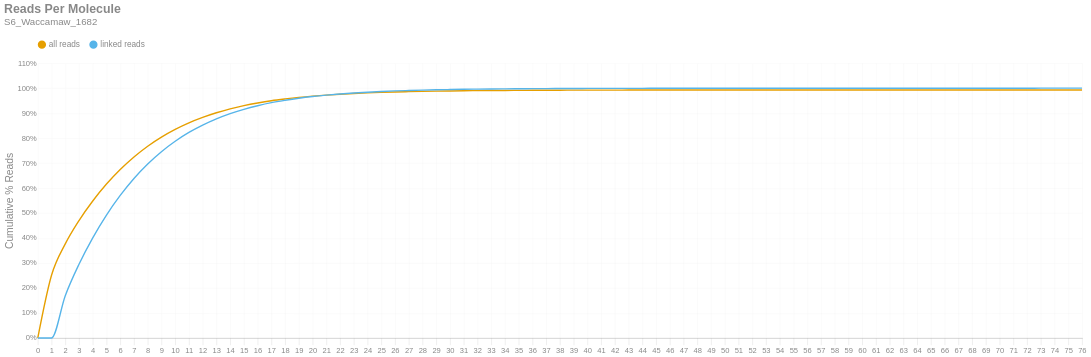

Notebook cell for this chart:
### Markdown cell above
### Reads per Molecule
This chart shows the cumulative distribution of the number of reads per linked molecule. That is, how many alignments are associated with a unique molecule. This excludes the number of reads associated with invalid or absent linked-read barcodes. The `linked` histogram is the percentages recalculated when disregarding singletons.

### Code cell
if SKIPLR:
    print_html(f"Skipped")
else:
    counts = np.bincount(valids['reads'].cast(pl.Int64).to_numpy())
    weighted = counts * np.arange(len(counts))
    all_perc = weighted / n_reads
    linked_perc = weighted / n_linked_reads
    linked_perc[1] = 0
    binned_df = pl.DataFrame({
        'readsper': list(range(len(counts))),
        'all reads (cumsum)': np.cumsum(all_perc).tolist(),
        'linked reads (cumsum)': np.cumsum(linked_perc).tolist(),
    })

    with SafeRender(binned_df):
        (
            density_plot(binned_df, 'Reads Per Molecule', samplename, 'readspmol')
            .encode(
                x=alt.X('readsper:O', title=None).axis(labelAngle=0).scale(padding=0),
                y=alt.Y('value:Q', title='Cumulative % Reads').axis(format='%').stack(False),
                color=alt.Color("key:N").scale(domain=["all reads", "linked reads"]),
                tooltip=[
                    alt.Tooltip("key:N", title="Data Type"),
                    alt.Tooltip("readsper:O", title="Reads Per Molecule"),
                    alt.Tooltip("value:Q", format=".2%", title="% Reads (Cum.)")
                ]            
            )
        ).display()

### Figure 1 — Vega-Lite specification as saved in the notebook (floating-point values rounded to 4 significant figures)
{"width": "container", "height": 400, "config": {"title": {"anchor": "start", "dy": -15, "fontSize": 18, "color": "#888888", "subtitleColor": "#888888", "subtitleFontSize": 14}, "arc": {"fill": "#0072B2"}, "axis": {"domainColor": "#888888", "domainWidth": 0.5, "gridWidth": 0.2, "grid": false, "titleFontWeight": 400, "titleFontSize": 15, "labelFontSize": 11, "labelColor": "#888888", "tickColor": "#888888", "tickWidth": 0.2, "titleColor": "#888888"}, "axisBand": {"grid": false}, "axisX": {"grid": true, "tickSize": 10, "domainCap": "round"}, "axisY": {"domain": false, "grid": true, "tickSize": 0, "domainCap": "round"}, "background": "transparent", "header": {"labelFontSize": 15, "labelColor": "#888888", "titleFontSize": 15, "titleFontWeight": 600, "titleColor": "#888888"}, "legend": {"labelFont": "sans-serif", "labelFontSize": 12, "labelColor": "#888888", "symbolSize": 100, "symbolType": "circle", "titleFontSize": 12, "titlePadding": 10, "titleColor": "#888888", "title": null, "orient": "top"}, "range": {"category": ["#E69F00", "#56B4E9", "#009E73", "#F0E442", "#0072B2", "#D55E00", "#CC79A7", "#000000"], "diverging": ["#cfe8f3", "#a2d4ec", "#73bfe2", "#46abdb", "#1696d2", "#12719e"]}, "area": {"fill": "#0072B2", "fillOpacity": 0.7, "line": true, "strokeOpacity": 0.7}, "line": {"color": "#0072B2", "stroke": "#0072B2", "strokeWidth": 2}, "trail": {"color": "#0072B2", "stroke": "#0072B2", "strokeWidth": 0, "size": 1}, "point": {"filled": true, "fillOpacity": 1.0, "size": 95}, "text": {"color": "#888888", "fontSize": 11, "align": "right", "fontWeight": 400, "size": 11}, "bar": {"fill": "#0072B2", "stroke": null}, "view": {"stroke": null, "continuousWidth": 660, "continuousHeight": 400}}, "data": {"name": "data-2ca3a72b0b776d6d4944b646d26219ef"}, "mark": {"type": "line", "interpolate": "monotone", "point": {"opacity": 0, "size": 275}}, "encoding": {"color": {"field": "key", "scale": {"domain": ["all reads", "linked reads"]}, "type": "nominal"}, "tooltip": [{"field": "key", "title": "Data Type", "type": "nominal"}, {"field": "readsper", "title": "Reads Per Molecule", "type": "ordinal"}, {"field": "value", "format": ".2%", "title": "% Reads (Cum.)", "type": "quantitative"}], "x": {"axis": {"labelAngle": 0}, "field": "readsper", "scale": {"padding": 0}, "title": null, "type": "ordinal"}, "y": {"axis": {"format": "%"}, "field": "value", "stack": false, "title": "Cumulative % Reads", "type": "quantitative"}}, "params": [{"name": "param_c36ac31b6afebe62", "select": {"type": "point", "fields": ["key"]}, "bind": "legend"}], "title": {"text": "Reads Per Molecule", "subtitle": "S6_Waccamaw_1682"}, "transform": [{"fold": ["all reads (cumsum)", "linked reads (cumsum)"]}, {"calculate": "replace(datum.key, ' (cumsum)', '')", "as": "key"}, {"filter": {"param": "param_c36ac31b6afebe62"}}], "usermeta": {"embedOptions": {"downloadFileName": "S6_Waccamaw_1682.readspmol"}}, "$schema": "https://vega.github.io/schema/vega-lite/v6.1.0.json", "datasets": {"data-2ca3a72b0b776d6d4944b646d26219ef": [{"readsper": 0, "all reads (cumsum)": 0.0, "linked reads (cumsum)": 0.0}, {"readsper": 1, "all reads (cumsum)": 0.251, "linked reads (cumsum)": 0.0}, {"readsper": 2, "all reads (cumsum)": 0.3767, "linked reads (cumsum)": 0.1694}, {"readsper": 3, "all reads (cumsum)": 0.4701, "linked reads (cumsum)": 0.2953}, {"readsper": 4, "all reads (cumsum)": 0.5485, "linked reads (cumsum)": 0.401}, {"readsper": 5, "all reads (cumsum)": 0.6162, "linked reads (cumsum)": 0.4922}, {"readsper": 6, "all reads (cumsum)": 0.6744, "linked reads (cumsum)": 0.5706}, {"readsper": 7, "all reads (cumsum)": 0.7247, "linked reads (cumsum)": 0.6385}, {"readsper": 8, "all reads (cumsum)": 0.7678, "linked reads (cumsum)": 0.6966}, {"readsper": 9, "all reads (cumsum)": 0.8043, "linked reads (cumsum)": 0.7457}, {"readsper": 10, "all reads (cumsum)": 0.8353, "linked reads (cumsum)": 0.7875}, {"readsper": 11, "all reads (cumsum)": 0.8614, "linked reads (cumsum)": 0.8228}, {"readsper": 12, "all reads (cumsum)": 0.8832, "linked reads (cumsum)": 0.8521}, {"readsper": 13, "all reads (cumsum)": 0.9017, "linked reads (cumsum)": 0.8771}, {"readsper": 14, "all reads (cumsum)": 0.9173, "linked reads (cumsum)": 0.8981}, {"readsper": 15, "all reads (cumsum)": 0.9301, "linked reads (cumsum)": 0.9153}, {"readsper": 16, "all reads (cumsum)": 0.9408, "linked reads (cumsum)": 0.9297}, {"readsper": 17, "all reads (cumsum)": 0.9499, "linked reads (cumsum)": 0.942}, {"readsper": 18, "all reads (cumsum)": 0.957, "linked reads (cumsum)": 0.9515}, {"readsper": 19, "all reads (cumsum)": 0.9631, "linked reads (cumsum)": 0.9598}, {"readsper": 20, "all reads (cumsum)": 0.9682, "linked reads (cumsum)": 0.9666}, {"readsper": 21, "all reads (cumsum)": 0.9723, "linked reads (cumsum)": 0.9722}, {"readsper": 22, "all reads (cumsum)": 0.9758, "linked reads (cumsum)": 0.9769}, {"readsper": 23, "all reads (cumsum)": 0.9787, "linked reads (cumsum)": 0.9808}, {"readsper": 24, "all reads (cumsum)": 0.981, "linked reads (cumsum)": 0.984}, {"readsper": 25, "all reads (cumsum)": 0.9831, "linked reads (cumsum)": 0.9867}, {"readsper": 26, "all reads (cumsum)": 0.9848, "linked reads (cumsum)": 0.989}, {"readsper": 27, "all reads (cumsum)": 0.9861, "linked reads (cumsum)": 0.9907}, {"readsper": 28, "all reads (cumsum)": 0.9872, "linked reads (cumsum)": 0.9923}, {"readsper": 29, "all reads (cumsum)": 0.9882, "linked reads (cumsum)": 0.9935}, {"readsper": 30, "all reads (cumsum)": 0.9889, "linked reads (cumsum)": 0.9946}, {"readsper": 31, "all reads (cumsum)": 0.9896, "linked reads (cumsum)": 0.9955}, {"readsper": 32, "all reads (cumsum)": 0.9901, "linked reads (cumsum)": 0.9962}, {"readsper": 33, "all reads (cumsum)": 0.9906, "linked reads (cumsum)": 0.9969}, {"readsper": 34, "all reads (cumsum)": 0.991, "linked reads (cumsum)": 0.9974}, {"readsper": 35, "all reads (cumsum)": 0.9913, "linked reads (cumsum)": 0.9978}, {"readsper": 36, "all reads (cumsum)": 0.9915, "linked reads (cumsum)": 0.9981}, {"readsper": 37, "all reads (cumsum)": 0.9918, "linked reads (cumsum)": 0.9984}, {"readsper": 38, "all reads (cumsum)": 0.992, "linked reads (cumsum)": 0.9987}, {"readsper": 39, "all reads (cumsum)": 0.9921, "linked reads (cumsum)": 0.9988}, {"readsper": 40, "all reads (cumsum)": 0.9922, "linked reads (cumsum)": 0.999}, {"readsper": 41, "all reads (cumsum)": 0.9923, "linked reads (cumsum)": 0.9992}, {"readsper": 42, "all reads (cumsum)": 0.9924, "linked reads (cumsum)": 0.9993}, {"readsper": 43, "all reads (cumsum)": 0.9925, "linked reads (cumsum)": 0.9994}, {"readsper": 44, "all reads (cumsum)": 0.9926, "linked reads (cumsum)": 0.9995}, {"readsper": 45, "all reads (cumsum)": 0.9926, "linked reads (cumsum)": 0.9996}, {"readsper": 46, "all reads (cumsum)": 0.9926, "linked reads (cumsum)": 0.9996}, {"readsper": 47, "all reads (cumsum)": 0.9927, "linked reads (cumsum)": 0.9997}, {"readsper": 48, "all reads (cumsum)": 0.9927, "linked reads (cumsum)": 0.9997}, {"readsper": 49, "all reads (cumsum)": 0.9927, "linked reads (cumsum)": 0.9997}, {"readsper": 50, "all reads (cumsum)": 0.9928, "linked reads (cumsum)": 0.9998}, {"readsper": 51, "all reads (cumsum)": 0.9928, "linked reads (cumsum)": 0.9998}, {"readsper": 52, "all reads (cumsum)": 0.9928, "linked reads (cumsum)": 0.9998}, {"readsper": 53, "all reads (cumsum)": 0.9928, "linked reads (cumsum)": 0.9999}, {"readsper": 54, "all reads (cumsum)": 0.9929, "linked reads (cumsum)": 0.9999}, {"readsper": 55, "all reads (cumsum)": 0.9929, "linked reads (cumsum)": 0.9999}, {"readsper": 56, "all reads (cumsum)": 0.9929, "linked reads (cumsum)": 0.9999}, {"readsper": 57, "all reads (cumsum)": 0.9929, "linked reads (cumsum)": 0.9999}, {"readsper": 58, "all reads (cumsum)": 0.9929, "linked reads (cumsum)": 0.9999}, {"readsper": 59, "all reads (cumsum)": 0.9929, "linked reads (cumsum)": 0.9999}, {"readsper": 60, "all reads (cumsum)": 0.9929, "linked reads (cumsum)": 0.9999}, {"readsper": 61, "all reads (cumsum)": 0.9929, "linked reads (cumsum)": 1.0}, {"readsper": 62, "all reads (cumsum)": 0.9929, "linked reads (cumsum)": 1.0}, {"readsper": 63, "all reads (cumsum)": 0.9929, "linked reads (cumsum)": 1.0}, {"readsper": 64, "all reads (cumsum)": 0.9929, "linked reads (cumsum)": 1.0}, {"readsper": 65, "all reads (cumsum)": 0.9929, "linked reads (cumsum)": 1.0}, {"readsper": 66, "all reads (cumsum)": 0.9929, "linked reads (cumsum)": 1.0}, {"readsper": 67, "all reads (cumsum)": 0.9929, "linked reads (cumsum)": 1.0}, {"readsper": 68, "all reads (cumsum)": 0.9929, "linked reads (cumsum)": 1.0}, {"readsper": 69, "all reads (cumsum)": 0.9929, "linked reads (cumsum)": 1.0}, {"readsper": 70, "all reads (cumsum)": 0.9929, "linked reads (cumsum)": 1.0}, {"readsper": 71, "all reads (cumsum)": 0.9929, "linked reads (cumsum)": 1.0}, {"readsper": 72, "all reads (cumsum)": 0.9929, "linked reads (cumsum)": 1.0}, {"readsper": 73, "all reads (cumsum)": 0.9929, "linked reads (cumsum)": 1.0}, {"readsper": 74, "all reads (cumsum)": 0.9929, "linked reads (cumsum)": 1.0}, {"readsper": 75, "all reads (cumsum)": 0.9929, "linked reads (cumsum)": 1.0}, {"readsper": 76, "all reads (cumsum)": 0.9929, "linked reads (cumsum)": 1.0}]}}
